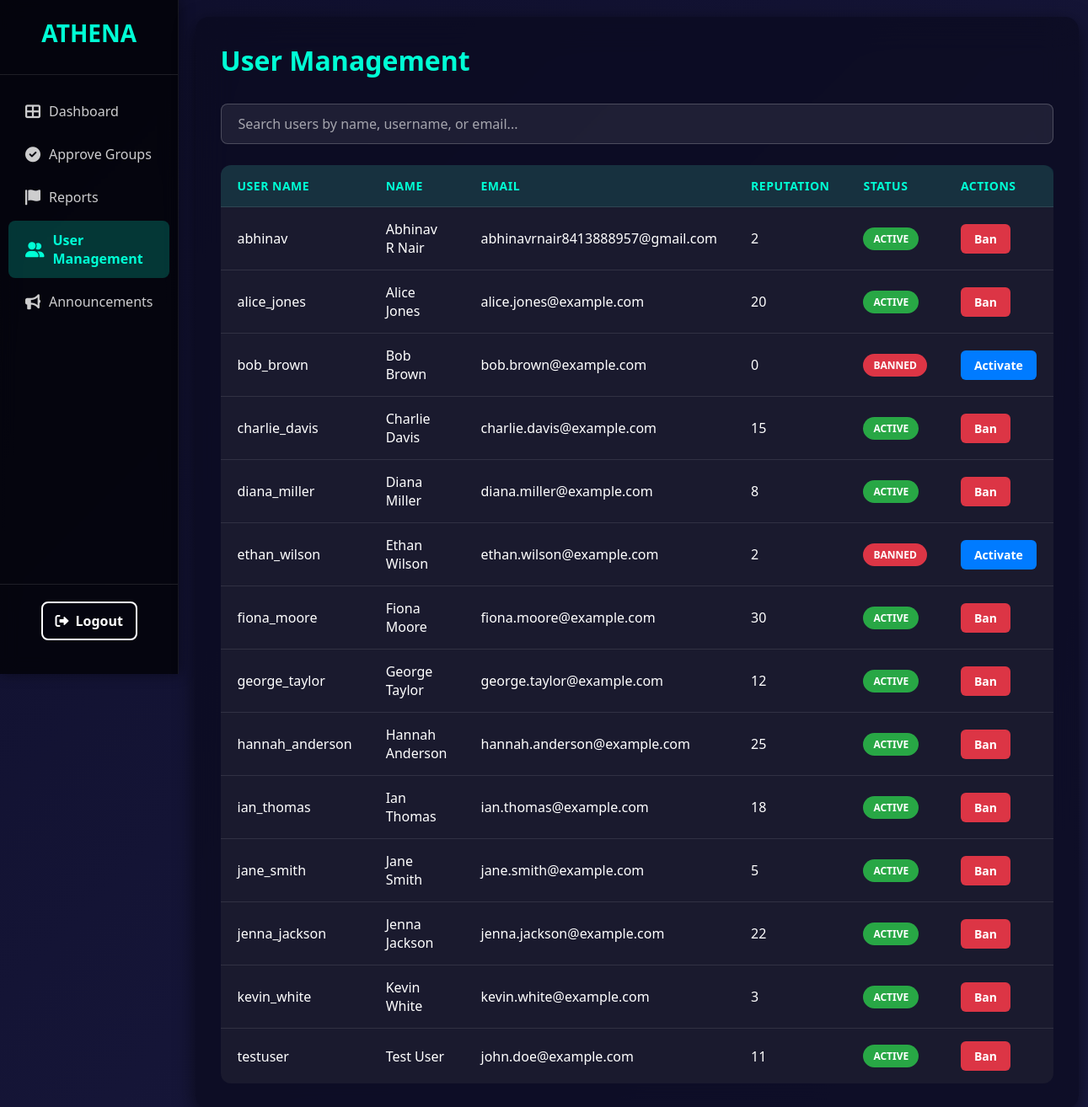
The page /admin/dashboard/user_management/user_management.php (signed in) on the database its author committed.
### tables this page shows
CREATE TABLE `users` (
  `user_id` int(11) NOT NULL,
  `user_name` varchar(100) NOT NULL,
  `name` varchar(100) NOT NULL,
  `email` varchar(100) NOT NULL,
  `phone_no` varchar(20) NOT NULL,
  `password` varchar(255) NOT NULL,
  `status` enum('active','banned') DEFAULT 'active',
  `reputation_score` int(11) DEFAULT 0,
  `profile_pic` varchar(255) DEFAULT 'https://placehold.co/100x100/0f0f2c/00ffd5?text=DP',
  `created_at` datetime DEFAULT current_timestamp()
);

### admin/dashboard/user_management/user_management.php (the view, shortened to what this page needs)
<?php
require_once '../../connect.php';
$users_query = "SELECT user_id, user_name, name, email, status, reputation_score FROM users ORDER BY user_name ASC";
$users_result = $conn->query($users_query);
?>
<!DOCTYPE html>
<html lang="en">
<head>
  <link rel="stylesheet" href="../panelstyle.css">
  <link rel="stylesheet" href="user_management_style.css">
  <link rel="stylesheet" href="https://cdnjs.cloudflare.com/ajax/libs/font-awesome/6.0.0-beta3/css/all.min.css">
</head>
<body>
  <div class="dashboard-container">
    <aside class="sidebar">
      <div class="sidebar-header">
        <div class="logo">ATHENA</div>
      </div>
      <nav class="sidebar-nav">
        <ul>
          <li><a href="../admin_panel.php"><i class="fas fa-th-large"></i> Dashboard</a></li>
          <li><a href="../approve_group/approve_group.php"><i class="fas fa-check-circle"></i> Approve Groups</a></li>
          <li><a href="../reports/reports.php"><i class="fas fa-flag"></i> Reports</a></li>
          <li class="active"><a href="user_management.php"><i class="fas fa-user-friends"></i> User Management</a></li>
          <li><a href="../announcements/announcements.php"><i class="fas fa-bullhorn"></i> Announcements</a></li>
        </ul>
      </nav>
      <div class="sidebar-footer">
        <a href="../../admin_logout.php" class="logout-btn"><i class="fas fa-sign-out-alt"></i> Logout</a>
      </div>
    </aside>
    <main class="main-content">
      <header class="main-header">
        <div class="welcome-section">
          <h2>User Management</h2>
        </div>
      </header>
      <div class="search-container">
        <input type="text" id="user-search-input" placeholder="Search users by name, username, or email...">
      </div>
      <div class="table-container">
        <table class="user-table">
          <thead>
            <tr>
              <th>User Name</th>
              <th>Name</th>
              <th>Email</th>
              <th>Reputation</th>
              <th>Status</th>
              <th>Actions</th>
            </tr>
          </thead>
          <tbody id="user-table-body">
            <?php if ($users_result && $users_result->num_rows > 0): ?>
              <?php while($user = $users_result->fetch_assoc()): ?>
                <tr>
                  <td><?= htmlspecialchars($user['user_name']) ?></td>
                  <td><?= htmlspecialchars($user['name']) ?></td>
                  <td><?= htmlspecialchars($user['email']) ?></td>
                  <td><?= htmlspecialchars($user['reputation_score']) ?></td>
                  <td>
                    <?php if ($user['status'] === 'active'): ?>
                      <span class="status-tag status-active">Active</span>
                    <?php else: ?>
                      <span class="status-tag status-banned">Banned</span>
                    <?php endif; ?>
                  </td>
                  <td>
                    <form method="POST" action="" style="display: inline;">
                      <?php if ($user['status'] === 'active'): ?>
                        <button type="submit" name="ban_user" class="action-btn ban-btn">Ban</button>
                      <?php else: ?>
                        <button type="submit" name="activate_user" class="action-btn activate-btn">Activate</button>
                      <?php endif; ?>
                    </form>
                  </td>
                </tr>
              <?php endwhile; ?>
            <?php else: ?>
              <tr>
                <td colspan="6" style="text-align: center;">No users found.</td>
              </tr>
            <?php endif; ?>
          </tbody>
        </table>
      </div>
    </main>
  </div>
</body>
</html>

### admin/dashboard/panelstyle.css (style rules this page uses)
* { margin: 0; padding: 0; box-sizing: border-box; font-family: 'Segoe UI', sans-serif; }
body { background: linear-gradient(135deg, #0f0f2c, #1a1a40); color: white; min-height: 100vh; display: flex; }
a { text-decoration: none; color: inherit; }
.dashboard-container { display: flex; width: 100%; min-height: 100vh; }
.sidebar { width: 250px; background-color: rgba(0, 0, 0, 0.7); backdrop-filter: blur(10px); box-shadow: 2px 0 15px rgba(0, 0, 0, 0.4); display: flex; flex-direction: column; padding: 20px 0; position: sticky; top: 0; height: 100vh; border-right: 1px solid rgba(255, 255, 255, 0.08); }
.sidebar-header { padding: 0 20px 30px; border-bottom: 1px solid rgba(255, 255, 255, 0.1); margin-bottom: 20px; }
.sidebar-header .logo { font-size: 28px; font-weight: bold; color: #00ffd5; text-align: center; }
.sidebar-nav ul { list-style: none; padding: 0; }
.sidebar-nav li { margin-bottom: 5px; }
.sidebar-nav li a { display: flex; align-items: center; padding: 12px 20px; color: rgba(255, 255, 255, 0.8); font-size: 16px; transition: background-color 0.2s ease, color 0.2s ease; border-radius: 8px; margin: 0 10px; }
.sidebar-nav li a i { margin-right: 10px; font-size: 18px; }
.sidebar-nav li.active a { background-color: rgba(0, 255, 213, 0.2); color: #00ffd5; font-weight: bold; }
.sidebar-footer { margin-top: auto; padding: 20px; border-top: 1px solid rgba(255, 255, 255, 0.1); text-align: center; }
.logout-btn { background-color: transparent; border: 2px solid white; color: white; padding: 10px 15px; border-radius: 8px; display: inline-flex; align-items: center; font-weight: bold; transition: background-color 0.3s ease, color 0.3s ease, transform 0.2s ease; }
.logout-btn i { margin-right: 8px; }
.main-content { flex-grow: 1; padding: 30px; background-color: rgba(10, 10, 30, 0.7); backdrop-filter: blur(20px); border-radius: 16px; margin: 20px; box-shadow: 0 8px 24px rgba(0, 0, 0, 0.6); }
.main-header { display: flex; justify-content: space-between; align-items: center; margin-bottom: 30px; flex-wrap: wrap; gap: 20px; }
.welcome-section h2 { font-size: 32px; color: #00ffd5; margin: 0; }

### admin/dashboard/user_management/user_management_style.css (style rules this page uses)
.search-container { margin-bottom: 25px; }
.search-container input { width: 100%; padding: 12px 20px; background-color: rgba(255, 255, 255, 0.08); border: 1px solid rgba(255, 255, 255, 0.2); border-radius: 8px; color: white; font-size: 16px; outline: none; transition: border-color 0.3s ease; }
.search-container input::placeholder { color: rgba(255, 255, 255, 0.6); }
.table-container { background-color: #1a1a2e; border-radius: 12px; overflow: hidden; }
.user-table { width: 100%; border-collapse: collapse; }
.user-table th, .user-table td { padding: 15px 20px; text-align: left; border-bottom: 1px solid rgba(255, 255, 255, 0.1); }
.user-table thead { background-color: rgba(0, 255, 213, 0.1); }
.user-table th { color: #00ffd5; font-size: 14px; text-transform: uppercase; letter-spacing: 0.5px; }
.user-table tbody tr { transition: background-color 0.2s ease; }
.user-table tbody tr:last-child td { border-bottom: none; }
.status-tag { padding: 5px 12px; border-radius: 15px; font-size: 12px; font-weight: bold; text-transform: uppercase; display: inline-block; }
.status-active { background-color: #28a745; color: white; }
.status-banned { background-color: #dc3545; color: white; }
.action-btn { padding: 8px 16px; border: none; border-radius: 6px; font-size: 14px; font-weight: bold; cursor: pointer; color: white; transition: background-color 0.2s ease; }
.ban-btn { background-color: #dc3545; }
.activate-btn { background-color: #007bff; }

### rows shown on the page
users: user_name "abhinav", name "Abhinav R Nair", email "abhinavrnair8413888957@gmail.com", reputation_score "2", status "ACTIVE"
users: user_name "alice_jones", name "Alice Jones", email "alice.jones@example.com", reputation_score "20", status "ACTIVE"
users: user_name "bob_brown", name "Bob Brown", email "bob.brown@example.com", reputation_score "0", status "BANNED"
users: user_name "charlie_davis", name "Charlie Davis", email "charlie.davis@example.com", reputation_score "15", status "ACTIVE"
users: user_name "diana_miller", name "Diana Miller", email "diana.miller@example.com", reputation_score "8", status "ACTIVE"
users: user_name "ethan_wilson", name "Ethan Wilson", email "ethan.wilson@example.com", reputation_score "2", status "BANNED"
users: user_name "fiona_moore", name "Fiona Moore", email "fiona.moore@example.com", reputation_score "30", status "ACTIVE"
users: user_name "george_taylor", name "George Taylor", email "george.taylor@example.com", reputation_score "12", status "ACTIVE"
users: user_name "hannah_anderson", name "Hannah Anderson", email "hannah.anderson@example.com", reputation_score "25", status "ACTIVE"
users: user_name "ian_thomas", name "Ian Thomas", email "ian.thomas@example.com", reputation_score "18", status "ACTIVE"
users: user_name "jane_smith", name "Jane Smith", email "jane.smith@example.com", reputation_score "5", status "ACTIVE"
users: user_name "jenna_jackson", name "Jenna Jackson", email "jenna.jackson@example.com", reputation_score "22", status "ACTIVE"
users: user_name "kevin_white", name "Kevin White", email "kevin.white@example.com", reputation_score "3", status "ACTIVE"
users: user_name "testuser", name "Test User", email "john.doe@example.com", reputation_score "11", status "ACTIVE"
